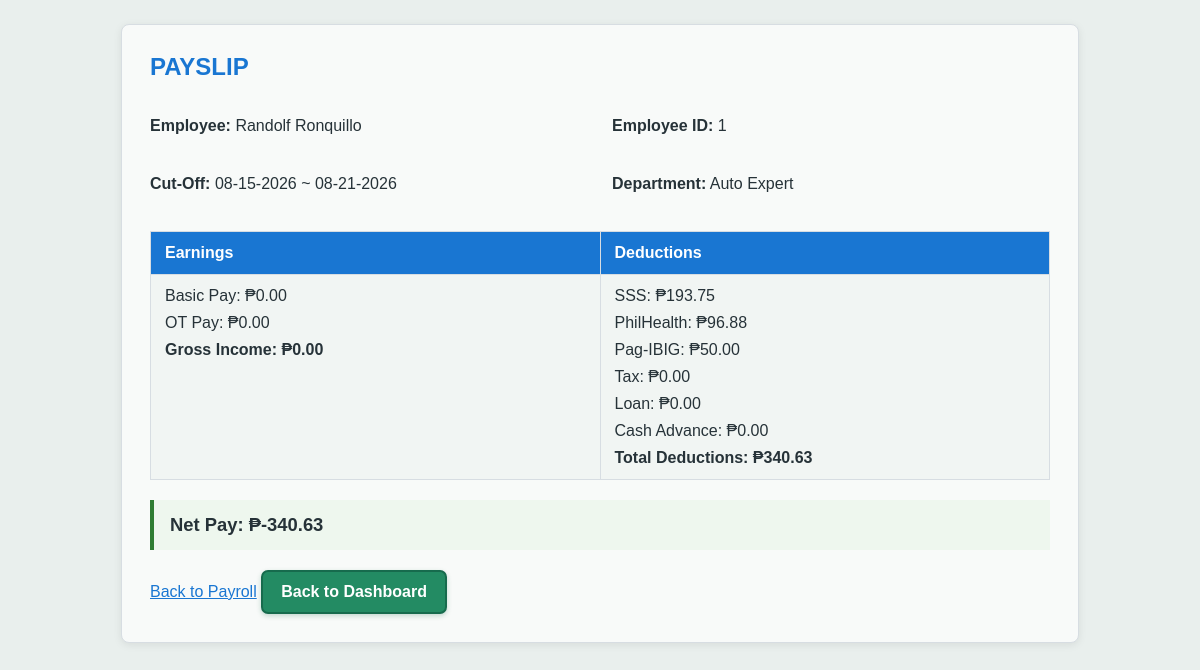
/payslip/1/1 (signed in), run on the app's committed database.
### models.py (models this page shows, shortened)
class Employee(db.Model, UserMixin):
    __tablename__ = "employees"   # ✅ important para tugma sa foreign keys
    id = db.Column(db.Integer, primary_key=True)
    first_name = db.Column(db.String(50))
    middle_name = db.Column(db.String(50))
    last_name = db.Column(db.String(50))
    suffix_name = db.Column(db.String(20))
    dob = db.Column(db.Date, nullable=True)
    role = db.Column(db.String(20))          # Staff/Admin/Employee
    company = db.Column(db.String(50))       # Trece-Uno / Auto Expert
    email = db.Column(db.String(100))        # not unique
    contact_no = db.Column(db.String(20))
    password = db.Column(db.String(200))
    profile_pic = db.Column(db.String(200))
    registered_at = db.Column(db.DateTime, default=datetime.utcnow, nullable=True)
    address = db.Column(db.String(200))
    date_started = db.Column(db.Date)
    sss = db.Column(db.String(50))
    philhealth = db.Column(db.String(50))
    tin = db.Column(db.String(50))
    pagibig = db.Column(db.String(50))
    emergency_person = db.Column(db.String(100))
    emergency_contact = db.Column(db.String(100))
    emergency_address = db.Column(db.String(200))
    sil_credits = db.Column(db.Integer, default=5)
    sil_eligible = db.Column(db.Boolean, nullable=False, default=True)
    merit_points = db.Column(db.Integer, default=0)
    demerit_points = db.Column(db.Integer, default=0)
    daily_rate = db.Column(db.Float, default=695.0)
    allowance = db.Column(db.Float, default=0.0)
    incentives = db.Column(db.Float, default=0.0)
    loan_balance = db.Column(db.Float, default=0.0)
    sl_credits = db.Column(db.Integer, default=5)
    attendances = db.relationship("Attendance", back_populates="employee", lazy=True)
    leave_requests = db.relationship("LeaveRequest", backref="employee", lazy=True)
    loans = db.relationship("Loan", backref="employee", lazy=True)
    payrolls = db.relationship("Payroll", backref="employee", lazy=True)
    redemptions = db.relationship("RedemptionHistory", backref="employee", lazy=True)

class Payroll(db.Model):
    __tablename__ = "payrolls"
    id = db.Column(db.Integer, primary_key=True)
    employee_id = db.Column(db.Integer, db.ForeignKey("employees.id"), nullable=False)
    cutoff_start = db.Column(db.Date, nullable=False)
    cutoff_end = db.Column(db.Date, nullable=False)
    gross_income = db.Column(db.Float, default=0.0)
    total_deductions = db.Column(db.Float, default=0.0)
    net_pay = db.Column(db.Float, default=0.0)
    sss = db.Column(db.Float, default=0.0)
    philhealth = db.Column(db.Float, default=0.0)
    pagibig = db.Column(db.Float, default=0.0)
    loan = db.Column(db.Float, default=0.0)
    cash_advance = db.Column(db.Float, default=0.0)
    created_at = db.Column(db.DateTime, default=datetime.utcnow)
    is_paid = db.Column(db.Boolean, default=False)

### hris.py (the view)
@app.route('/payslip/<int:emp_id>/<int:payroll_id>')
@login_required
def payslip(emp_id, payroll_id):
    employee = Employee.query.get_or_404(emp_id)
    payroll_record = Payroll.query.filter_by(
        id=payroll_id,
        employee_id=emp_id
    ).first_or_404()
    if current_user.id != emp_id and 'admin' not in current_user.role.lower():
        flash("Access denied.", "danger")
        return redirect(url_for('dashboard_staff'))
    allowance = float(employee.allowance or 0)
    incentives = float(employee.incentives or 0)
    gross_income = float(payroll_record.gross_income or 0)
    basic_pay = max(gross_income - allowance - incentives, 0)
    ot_pay = 0.0
    tax = 0.0
    return render_template(
        "payslip.html",
        employee=employee,
        payroll=payroll_record,
        basic_pay=basic_pay,
        ot_pay=ot_pay,
        tax=tax
    )

### hris.py (called while the page is built, shortened)
@login_manager.user_loader
def load_user(user_id):
    return db.session.get(Employee, int(user_id))

@app.before_request
def check_authentication():
    exempt_routes = ['login', 'register', 'static']
    if not current_user.is_authenticated and request.endpoint not in exempt_routes:
        return redirect(url_for('login'))

@app.before_request
def check_lunch_resume():
    now = datetime.now()

### templates/payslip.html (shortened to what this page needs)
<!DOCTYPE html>
<html lang="en">
<head>
    <link rel="stylesheet" href="{{ url_for('static', filename='soft_theme.css') }}">
</head>
<body>
    <main class="payslip-card">
        <h2>Payslip</h2>
        <div class="meta">
            <p><strong>Employee:</strong> {{ employee.first_name }} {{ employee.last_name }}</p>
            <p><strong>Employee ID:</strong> {{ employee.id }}</p>
            <p><strong>Cut-Off:</strong> {{ payroll.cutoff_start.strftime('%m-%d-%Y') }} ~ {{ payroll.cutoff_end.strftime('%m-%d-%Y') }}</p>
            <p><strong>Department:</strong> {{ employee.company or 'N/A' }}</p>
        </div>
        <table class="table">
            <tr>
                <th>Earnings</th>
                <th>Deductions</th>
            </tr>
            <tr>
                <td>
                    <p>Basic Pay: ₱{{ '%.2f'|format(basic_pay) }}</p>
                    <p>OT Pay: ₱{{ '%.2f'|format(ot_pay) }}</p>
                    <p><strong>Gross Income: ₱{{ '%.2f'|format(payroll.gross_income or 0) }}</strong></p>
                </td>
                <td>
                    <p>SSS: ₱{{ '%.2f'|format(payroll.sss or 0) }}</p>
                    <p>PhilHealth: ₱{{ '%.2f'|format(payroll.philhealth or 0) }}</p>
                    <p>Pag-IBIG: ₱{{ '%.2f'|format(payroll.pagibig or 0) }}</p>
                    <p>Tax: ₱{{ '%.2f'|format(tax) }}</p>
                    <p>Loan: ₱{{ '%.2f'|format(payroll.loan or 0) }}</p>
                    <p>Cash Advance: ₱{{ '%.2f'|format(payroll.cash_advance or 0) }}</p>
                    <p><strong>Total Deductions: ₱{{ '%.2f'|format(payroll.total_deductions or 0) }}</strong></p>
                </td>
            </tr>
        </table>
        <p class="net-pay"><strong>Net Pay: ₱{{ '%.2f'|format(payroll.net_pay or 0) }}</strong></p>
        <div class="actions">
            <a href="{{ url_for('payroll', employee_id=employee.id) }}">Back to Payroll</a>
            <a class="dashboard-back-link" href="{{ url_for('dashboard_admin') if current_user.role.lower() == 'admin' else url_for('dashboard_staff') }}">Back to Dashboard</a>
        </div>
    </main>
</body>
</html>

### static/soft_theme.css (style rules this page uses)
body { background-color: #e9efed !important; color: #263238; }
.dashboard-back-link { display: inline-flex; align-items: center; gap: 8px; padding: 11px 18px; border: 2px solid #176b4d; border-radius: 7px; background: #238b63; color: #ffffff !important; font-weight: 700; text-decoration: none !important; box-shadow: 0 2px 5px rgba(23, 107, 77, 0.24); transition: background-color 0.2s ease, transform 0.2s ease; }
.card, .section, .profile, .profile-card, .tab-content, .payslip-card, form { background-color: #f8faf9; }
tr:nth-child(even) { background-color: #f1f5f3; }

### templates/payslip.html (style rules this page uses)
body { font-family: Arial, sans-serif; background: #f4f7f6; margin: 0; padding: 24px; color: #1f2933; }
.payslip-card { max-width: 900px; margin: 0 auto; background: #fff; padding: 28px; border: 1px solid #d7dde2; border-radius: 8px; box-shadow: 0 2px 8px rgba(0, 0, 0, .08); }
h2 { margin-top: 0; color: #1976d2; text-transform: uppercase; }
.meta { display: grid; grid-template-columns: 1fr 1fr; gap: 8px 24px; margin-bottom: 22px; }
.table { width: 100%; border-collapse: collapse; }
.table th, .table td { width: 50%; border: 1px solid #d7dde2; padding: 12px 14px; vertical-align: top; text-align: left; }
.table th { background: #1976d2; color: #fff; }
.table p { margin: 0 0 9px; }
.table p:last-child { margin-bottom: 0; }
.net-pay { margin-top: 20px; padding: 14px 16px; background: #eef7ee; border-left: 4px solid #2e7d32; font-size: 1.15rem; }
.actions { margin-top: 20px; }
.actions a { color: #1976d2; }

### data on the page
Employee: first_name "Randolf", last_name "Ronquillo", id "1", company "Auto Expert"
Payroll: cutoff_start "08-15-2026", cutoff_end "08-21-2026", gross_income "0.00", sss "193.75", philhealth "96.88", pagibig "50.00", loan "0.00", cash_advance "0.00", total_deductions "340.63", net_pay "-340.63"

### other printed values
{{ '%.2f'|format(basic_pay) }} "0.00"
{{ '%.2f'|format(ot_pay) }} "0.00"
{{ '%.2f'|format(tax) }} "0.00"
